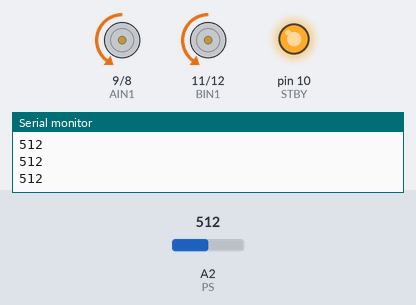
Recording of a sketch running on a simulated Arduino Uno, built with avr-gcc and run on an emulated ATmega328P. On the bench: motor-driver pin pairs drawn as motors (green arrow = first pin HIGH = forward, orange = second pin HIGH = backward, longer = more drive, scaled by the enable pin, stopped while the standby pin is LOW), output pins drawn as LEDs (lit = HIGH), the last lines printed to the serial monitor. The test bench sets the inputs (shaded band); at power-on: A2 (PS) = 512.

Above: at 1.2 s.
1.3 s: A2 (PS) set to 347
2.8 s: A2 (PS) set to 332
At 3.8 s:
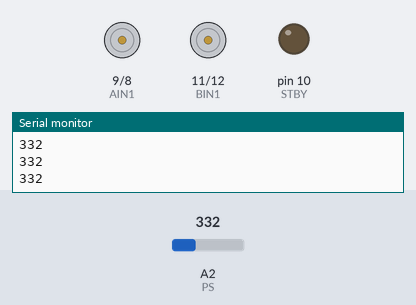
4.3 s: A2 (PS) set to 318
5.8 s: A2 (PS) set to 291
At 7.0 s:
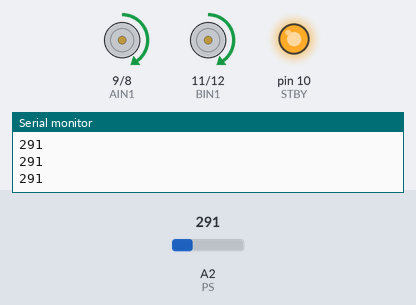
7.3 s: A2 (PS) set to 511
At 7.7 s:
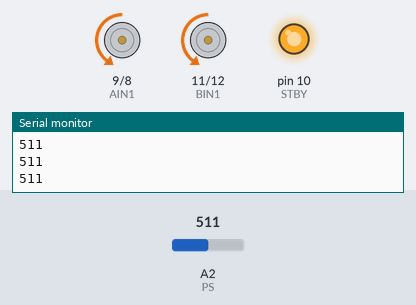
8.8 s: A2 (PS) set to 306
At 9.4 s:
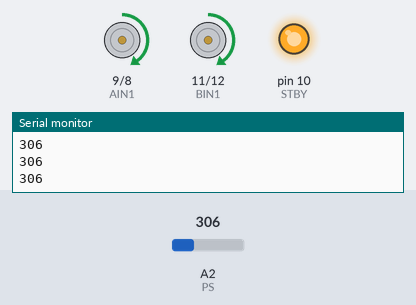
Timing chart, 0 to 11.3 s (numbered marks = the images above; inputs shaded):
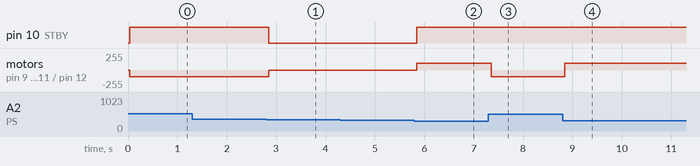

The sketch:

sketch_motorsa.ino
```cpp
//This code controls two motors
//motor A should be connected between A01 and A02
//motor B should be connected between B01 and B02

//The below code defines the output pins on the Arduino will hookup to specified pins on the HBridge
int STBY = 10; //this will be the standby pin
//Motor A
int PWMA = 3; //Speed control
int AIN1 = 9; //Direction
int AIN2 = 8; //Direction
//Motor B
int PWMB = 5; //Speed control
int BIN1 = 11; //Direction
int BIN2 = 12; //Direction
int PS = 2;
int PSValue;
int normalPressure = 330;
int tooDeepTolerance = 10;
int tooShallowTolerance = 20;
int currentState = 0; //0 is stopped, 1 is forward, -1 is backwards

void setup(){
  pinMode(STBY, OUTPUT);
  pinMode(PWMA, OUTPUT);
  pinMode(AIN1, OUTPUT);
  pinMode(AIN2, OUTPUT);
  pinMode(PWMB, OUTPUT);
  pinMode(BIN1, OUTPUT);
  pinMode(BIN2, OUTPUT);
  Serial.begin(9600);
  pinMode(PS, INPUT);
  currentState = 0;
}

void loop(){
  PSValue = analogRead(PS);
  Serial.println(PSValue);
  delay(30);

if(PSValue > normalPressure - tooShallowTolerance && PSValue < normalPressure + tooDeepTolerance)//safe zone
{
  if (currentState != 0)
  {
    stop();
    currentState = 0;
  }
}
else if(PSValue < normalPressure - tooShallowTolerance)//too shallow
{
  if(currentState != 1)
  {
    move(1, 100, 1); //motor 1, full speed, left
    move(2, 100, 1); //motor 2, full speed, left
    currentState = 1;
  }
}
else if(PSValue > normalPressure - tooDeepTolerance)//too deep
{
  if (currentState != -1)
  {
    move(1, 100, 0);
    move(2, 100, 0);
    currentState = -1;
  }
}
}

void move(int motor, int speed, int direction){
//Move specific motor at speed and direction
//motor: 0 for B 1 for A
//speed: 0 is off, and 255 is full speed
//direction: 0 clockwise, 1 counter-clockwise

  digitalWrite(STBY, HIGH); //disable standby
  boolean inPin1 = LOW;
  boolean inPin2 = HIGH;
  if(direction == 1){
    inPin1 = HIGH;
    inPin2 = LOW;
  }
  if(motor == 1){
    digitalWrite(AIN1, inPin1);
    digitalWrite(AIN2, inPin2);
    analogWrite(PWMA, speed);
  }else{
    digitalWrite(BIN1, inPin1);
    digitalWrite(BIN2, inPin2);
    analogWrite(PWMB, speed);
  }
}
void stop(){
//enable standby
  digitalWrite(STBY, LOW);
}
```

Measured:
- the behaviour switches between 340 and 339 on A2 (PS) (found by bisection; images 0 and 1)
- the behaviour switches between 310 and 309 on A2 (PS) (found by bisection; images 1 and 2)
- after the input at 2.8 s, pin 10 (STBY): HIGH → LOW after 0.05 s; motor on pin 9 (AIN1) / pin 8 (AIN2), motor on pin 11 (BIN1) / pin 12 (BIN2): backward 100/255 → stopped after 0.05 s
- after the input at 5.8 s, pin 10 (STBY): LOW → HIGH after 0.05 s; motor on pin 9 (AIN1) / pin 8 (AIN2), motor on pin 11 (BIN1) / pin 12 (BIN2): stopped → forward 100/255 after 0.05 s
- after the input at 7.3 s, motor on pin 9 (AIN1) / pin 8 (AIN2), motor on pin 11 (BIN1) / pin 12 (BIN2): forward 100/255 → backward 100/255 after 0.06 s
- after the input at 8.8 s, motor on pin 9 (AIN1) / pin 8 (AIN2), motor on pin 11 (BIN1) / pin 12 (BIN2): backward 100/255 → forward 100/255 at once
